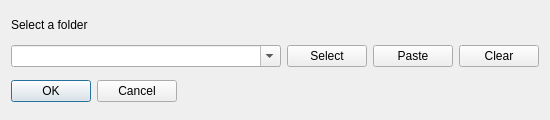
<?xml version="1.0" encoding="UTF-8"?>
<ui version="4.0">
 <class>OpenFolderWindow</class>
 <widget class="QDialog" name="OpenFolderWindow">
  <property name="geometry">
   <rect>
    <x>0</x>
    <y>0</y>
    <width>550</width>
    <height>120</height>
   </rect>
  </property>
  <property name="windowTitle">
   <string>Opening a folder</string>
  </property>
  <property name="windowIcon">
   <iconset>
    <normaloff>../favicon.ico</normaloff>../favicon.ico</iconset>
  </property>
  <layout class="QHBoxLayout" name="horizontalLayout_2">
   <item>
    <layout class="QVBoxLayout" name="verticalLayout">
     <item>
      <widget class="QLabel" name="label">
       <property name="sizePolicy">
        <sizepolicy hsizetype="Preferred" vsizetype="Fixed">
         <horstretch>0</horstretch>
         <verstretch>0</verstretch>
        </sizepolicy>
       </property>
       <property name="text">
        <string>Select a folder</string>
       </property>
      </widget>
     </item>
     <item>
      <layout class="QHBoxLayout" name="horizontalLayout">
       <item>
        <widget class="QComboBox" name="comboBox">
         <property name="sizePolicy">
          <sizepolicy hsizetype="Expanding" vsizetype="Fixed">
           <horstretch>0</horstretch>
           <verstretch>0</verstretch>
          </sizepolicy>
         </property>
         <property name="editable">
          <bool>true</bool>
         </property>
        </widget>
       </item>
       <item>
        <widget class="QPushButton" name="select">
         <property name="sizePolicy">
          <sizepolicy hsizetype="Minimum" vsizetype="Fixed">
           <horstretch>0</horstretch>
           <verstretch>0</verstretch>
          </sizepolicy>
         </property>
         <property name="text">
          <string>Select</string>
         </property>
        </widget>
       </item>
       <item>
        <widget class="QPushButton" name="paste">
         <property name="text">
          <string>Paste</string>
         </property>
        </widget>
       </item>
       <item>
        <widget class="QPushButton" name="clear">
         <property name="text">
          <string>Clear</string>
         </property>
        </widget>
       </item>
      </layout>
     </item>
     <item>
      <widget class="QDialogButtonBox" name="buttonBox">
       <property name="sizePolicy">
        <sizepolicy hsizetype="Fixed" vsizetype="Fixed">
         <horstretch>0</horstretch>
         <verstretch>0</verstretch>
        </sizepolicy>
       </property>
       <property name="orientation">
        <enum>Qt::Orientation::Horizontal</enum>
       </property>
       <property name="standardButtons">
        <set>QDialogButtonBox::StandardButton::Cancel|QDialogButtonBox::StandardButton::Ok</set>
       </property>
      </widget>
     </item>
    </layout>
   </item>
  </layout>
 </widget>
 <resources/>
 <connections>
  <connection>
   <sender>buttonBox</sender>
   <signal>accepted()</signal>
   <receiver>OpenFolderWindow</receiver>
   <slot>accept()</slot>
   <hints>
    <hint type="sourcelabel">
     <x>248</x>
     <y>254</y>
    </hint>
    <hint type="destinationlabel">
     <x>157</x>
     <y>274</y>
    </hint>
   </hints>
  </connection>
  <connection>
   <sender>buttonBox</sender>
   <signal>rejected()</signal>
   <receiver>OpenFolderWindow</receiver>
   <slot>reject()</slot>
   <hints>
    <hint type="sourcelabel">
     <x>316</x>
     <y>260</y>
    </hint>
    <hint type="destinationlabel">
     <x>286</x>
     <y>274</y>
    </hint>
   </hints>
  </connection>
 </connections>
</ui>
